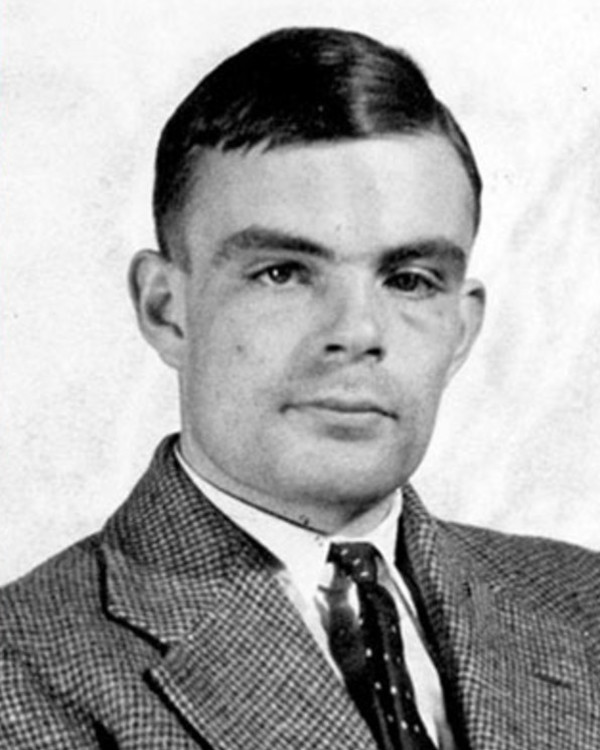
#> input picture face.jpg, 600 x 750 px, given in place of logo-if.jpg, which was not available
$ python ativ_01.py
#> lines starting #> are read from the running program, lines starting #| are printed output that depends on the picture; after the words box and inside, x2 and y2 are one past the last pixel; in counts of white or black regions, pixels touching at a corner belong together; pictures that were not available may be replaced by others from this repository, and a replacement may not be noted
#coding=utf-8
import cv2

img_logo = cv2.imread('logo-if.jpg')
#> img_logo is the input picture: shape (750, 600, 3); mean B, G, R 168.1, 168.1, 168.1
img_ifma = cv2.imread('ifma-caxias.jpg')
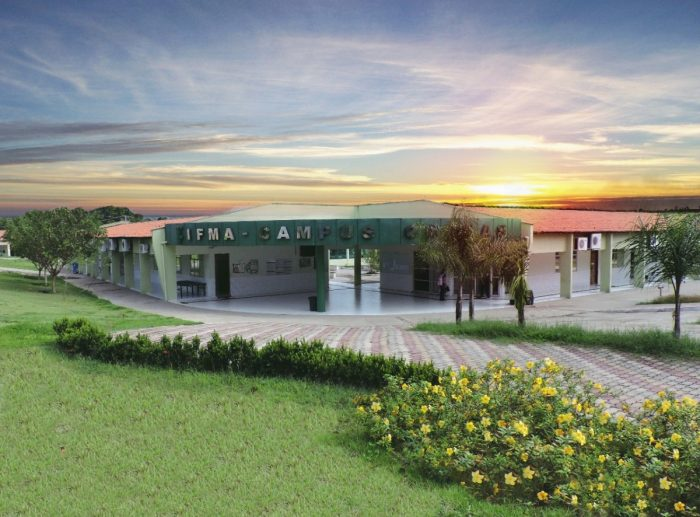
#> input picture ifma-caxias.jpg, 700 x 517 px, found by its file name
#> img_ifma is the input picture: shape (517, 700, 3); mean B, G, R 122.3, 142.2, 134.9


#Redimensiona imagem
img_logo = cv2.resize(img_logo,(160,80),interpolation=cv2.INTER_AREA)
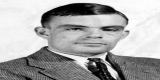
#> img_logo: shape (80, 160, 3); mean B, G, R 168.1, 168.1, 168.1

rows, cols, channels = img_logo.shape
#> rows = 80; cols = 160; channels = 3
region_interest = img_ifma[0:rows, 0:cols]
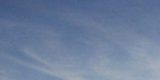
#> region_interest: shape (80, 160, 3); mean B, G, R 156.8, 126.7, 108.3

gray = cv2.cvtColor(img_logo,cv2.COLOR_BGR2GRAY)
ret, mask_inv = cv2.threshold(gray, 125, 255, cv2.THRESH_BINARY)
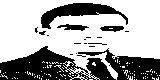
#> mask_inv: shape (80, 160); 65.6% white; 19 black regions (14 under 20 px), largest, box (x1, y1, x2, y2) and area: (0, 46, 116, 80) 2118, (78, 48, 160, 80) 1087, (41, 3, 128, 29) 874, (57, 24, 89, 31) 122, (100, 26, 124, 32) 104
mask = cv2.bitwise_not(mask_inv)

img_ifma1 = cv2.bitwise_and(region_interest,region_interest,mask=mask_inv)
img_logo1 = cv2.bitwise_and(img_logo,img_logo, mask=mask)
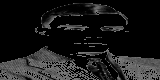
#> img_logo1: shape (80, 160, 3); mean B, G, R 26.1, 26.1, 26.1

final_logo = cv2.add(img_logo1,img_ifma1)
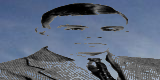
#> final_logo: shape (80, 160, 3); mean B, G, R 126.7, 105.6, 93.2
img_ifma[0:rows, 0:cols ] = final_logo

telea = cv2.inpaint(final_logo,mask,3,cv2.INPAINT_TELEA)
# cv2.imshow('telea 1',final_logo)
img_ifma[0:rows, 0:cols ] = telea
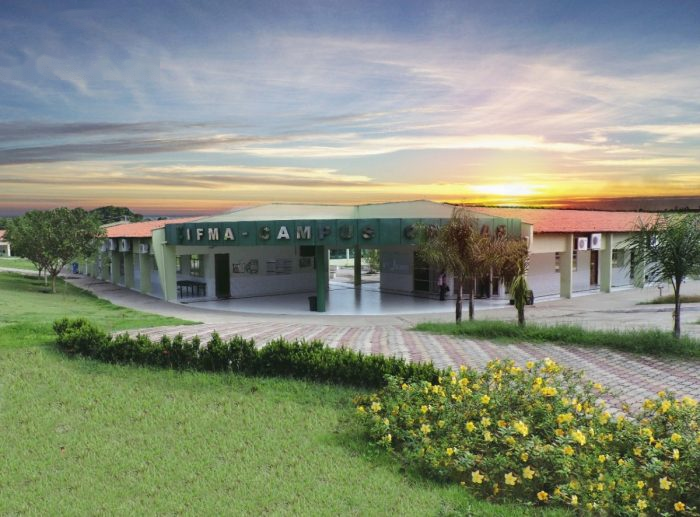
#> img_ifma: shape (517, 700, 3); mean B, G, R 122.3, 142.2, 134.9
# cv2.imshow('telea 2',telea)
# cv2.imshow('final',img_ifma)
cv2.imshow('img 1', mask)
# cv2.imshow('img logo 2',img_logo1)
cv2.waitKey(0)
cv2.destroyAllWindows()
